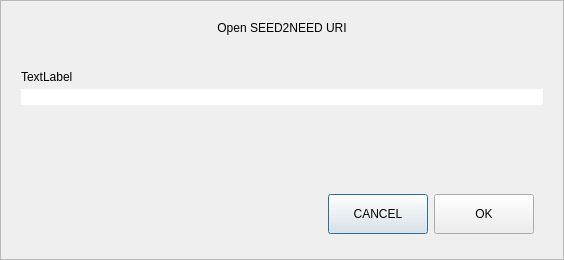
<?xml version="1.0" encoding="UTF-8"?>
<ui version="4.0">
 <class>OpenURIDialog</class>
 <widget class="QDialog" name="OpenURIDialog">
  <property name="geometry">
   <rect>
    <x>0</x>
    <y>0</y>
    <width>564</width>
    <height>260</height>
   </rect>
  </property>
  <property name="windowTitle">
   <string>Open URI</string>
  </property>
  <layout class="QVBoxLayout" name="verticalLayout">
   <property name="spacing">
    <number>0</number>
   </property>
   <property name="leftMargin">
    <number>0</number>
   </property>
   <property name="topMargin">
    <number>0</number>
   </property>
   <property name="rightMargin">
    <number>0</number>
   </property>
   <property name="bottomMargin">
    <number>0</number>
   </property>
   <item>
    <widget class="QFrame" name="frame">
     <property name="frameShape">
      <enum>QFrame::StyledPanel</enum>
     </property>
     <property name="frameShadow">
      <enum>QFrame::Raised</enum>
     </property>
     <layout class="QVBoxLayout" name="verticalLayout_2">
      <property name="spacing">
       <number>5</number>
      </property>
      <property name="leftMargin">
       <number>20</number>
      </property>
      <property name="topMargin">
       <number>20</number>
      </property>
      <property name="rightMargin">
       <number>20</number>
      </property>
      <property name="bottomMargin">
       <number>16</number>
      </property>
      <item>
       <widget class="QLabel" name="labelTitle">
        <property name="text">
         <string>Open SEED2NEED URI</string>
        </property>
        <property name="alignment">
         <set>Qt::AlignCenter</set>
        </property>
       </widget>
      </item>
      <item>
       <spacer name="verticalSpacer_2">
        <property name="orientation">
         <enum>Qt::Vertical</enum>
        </property>
        <property name="sizeType">
         <enum>QSizePolicy::Fixed</enum>
        </property>
        <property name="sizeHint" stdset="0">
         <size>
          <width>20</width>
          <height>30</height>
         </size>
        </property>
       </spacer>
      </item>
      <item>
       <widget class="QLabel" name="labelSubtitle">
        <property name="text">
         <string notr="true">TextLabel</string>
        </property>
       </widget>
      </item>
      <item>
       <layout class="QHBoxLayout" name="horizontalLayout">
        <property name="spacing">
         <number>0</number>
        </property>
        <item>
         <widget class="QValidatedLineEdit" name="uriEdit">
          <property name="styleSheet">
           <string notr="true">#uriEdit{
	border-top-right-radius:0px;
	border-bottom-right-radius:0px;
}</string>
          </property>
         </widget>
        </item>
       </layout>
      </item>
      <item>
       <spacer name="verticalSpacer">
        <property name="orientation">
         <enum>Qt::Vertical</enum>
        </property>
        <property name="sizeHint" stdset="0">
         <size>
          <width>20</width>
          <height>40</height>
         </size>
        </property>
       </spacer>
      </item>
      <item>
       <widget class="QWidget" name="widget" native="true">
        <property name="minimumSize">
         <size>
          <width>0</width>
          <height>50</height>
         </size>
        </property>
        <layout class="QHBoxLayout" name="horizontalLayout_2">
         <item>
          <spacer name="horizontalSpacer">
           <property name="orientation">
            <enum>Qt::Horizontal</enum>
           </property>
           <property name="sizeHint" stdset="0">
            <size>
             <width>289</width>
             <height>20</height>
            </size>
           </property>
          </spacer>
         </item>
         <item>
          <widget class="QPushButton" name="pushButtonCancel">
           <property name="minimumSize">
            <size>
             <width>100</width>
             <height>40</height>
            </size>
           </property>
           <property name="text">
            <string>CANCEL</string>
           </property>
          </widget>
         </item>
         <item>
          <widget class="QPushButton" name="pushButtonOK">
           <property name="minimumSize">
            <size>
             <width>100</width>
             <height>40</height>
            </size>
           </property>
           <property name="text">
            <string>OK</string>
           </property>
          </widget>
         </item>
        </layout>
       </widget>
      </item>
     </layout>
    </widget>
   </item>
  </layout>
 </widget>
 <customwidgets>
  <customwidget>
   <class>QValidatedLineEdit</class>
   <extends>QLineEdit</extends>
   <header>qvalidatedlineedit.h</header>
  </customwidget>
 </customwidgets>
 <resources/>
 <connections/>
</ui>
